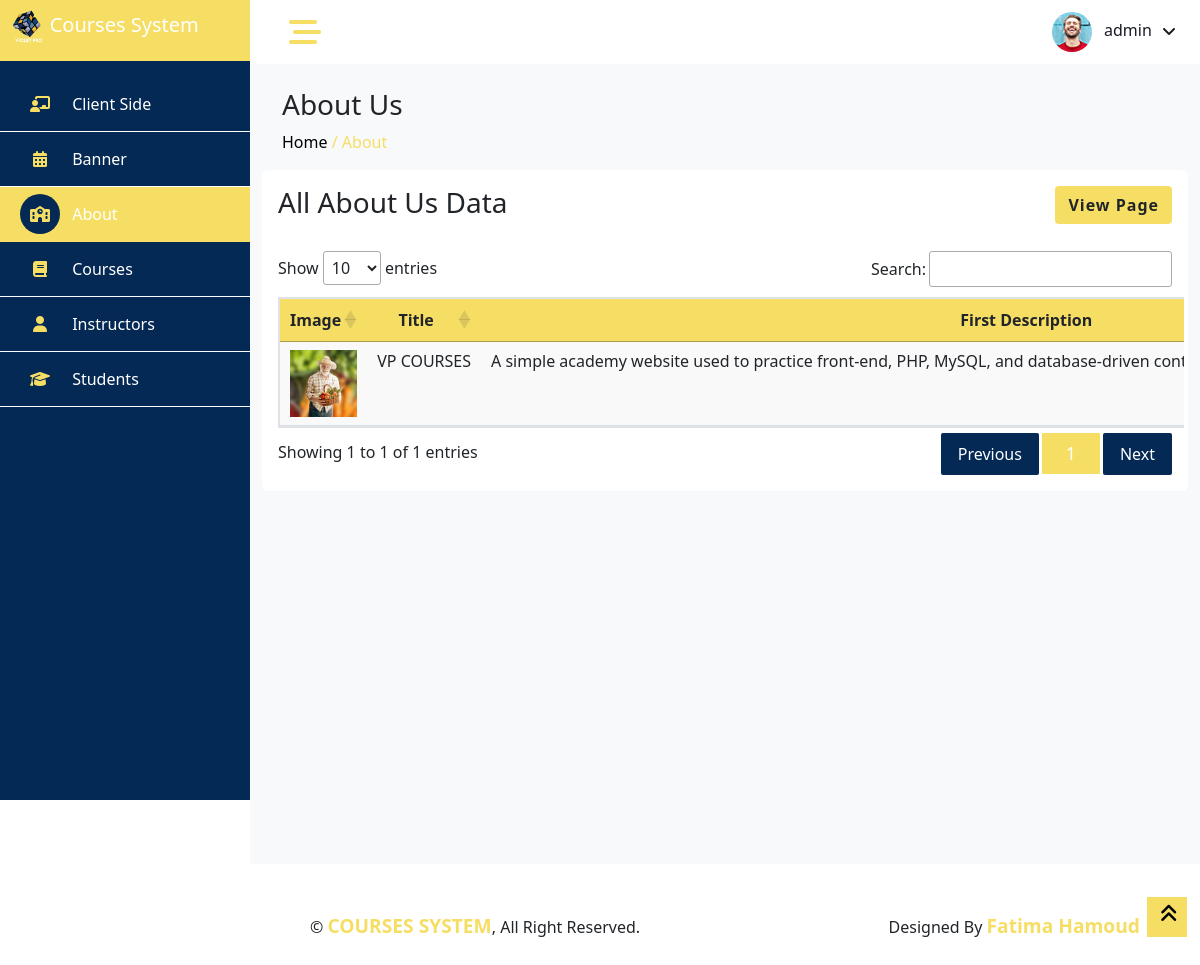
The page /about.php (signed in) on the database its author committed.
### tables this page shows
CREATE TABLE IF NOT EXISTS `about` (
  `id` int UNSIGNED NOT NULL AUTO_INCREMENT,
  `title` varchar(255) NOT NULL,
  `about_img` varchar(255) DEFAULT NULL,
  `description1` varchar(255) NOT NULL,
  `description2` varchar(255) NOT NULL,
  `skills` varchar(255) NOT NULL,
  PRIMARY KEY (`id`)
);

### about.php (the view, shortened to what this page needs)
<?php include('connect.php');
require('common/header.php');
$sql = "SELECT * FROM `about` ";
$result = $conn->query($sql);
$about = $result->fetch_all(MYSQLI_ASSOC);
?>
<body>
    <div class="container-fluid position-relative bg-white d-flex p-0">
        <?php require('common/sidebar.php'); ?>
        <div class="content">
            <?php require('common/navbar.php'); ?>
            <div class="container-fluid pt-4 min-vh-100 bg-light">
                <div class="row ms-2">
                    <h3>About Us</h3>
                    <a href="index.php" style="color: black;">
                        <p>Home
                    </a> <span style="color: #f6de64;"> / <a href="about.php" style="color:#f6de64">
                            About </a></span></p>
                </div>
                <div class="card height-auto border-0">
                    <div class="card-body">
                        <div class="heading-layout1 d-flex">
                            <div class="item-title col">
                                <h3>All About Us Data</h3>
                            </div>
                            <div class="col">
                                <button type="button" class="btn float-end btn-width-sm " style="background-color: #f6de64;color:white; border-radius:4px; letter-spacing:1px;font-weight:bold ">
                                    <a href="vpCourses/index.php" class="text-dark">View Page</a>
                                </button>
                            </div>
                        </div>
                        <div class=" row mt-4">
                            <div class="table-bordered table-responsive table-hover">
                                <table class="table display data-table text-nowrap table-striped" id="dataTable" role="grid">
                                    <thead>
                                        <tr role="row">
                                            <th class="sorting text-center" style="background-color: #f6de64;width:20px">Image</th>
                                            <th class="sorting text-center" style="background-color: #f6de64;">Title</th>
                                            <th class="sorting text-center" style="background-color: #f6de64;">First Description</th>
                                        </tr>
                                    </thead>
                                    <tbody>
                                        <?php foreach ($about as $about) {
                                        ?>
                                            <tr class="text-center">
                                                <td id="image">
                                                    <img src="vpCourses/img/about/<?php echo $about['about_img'] ?>" width="100%" alt="">
                                                </td>
                                                <td id="userNameNameCell"><?php echo $about['title']; ?></td>
                                                <td id="studentNameCell"><?php echo $about['description1']; ?>
                                            </tr>
                                        <?php
                                        } ?>
                                    </tbody>
                                </table>
                            </div>
                        </div>
                    </div>
                </div>
            </div>
            <div class="container-fluid">
                <?php require('common/footer.php'); ?>
            </div>
        </div>
        <a href="#" class="btn btn-lg  btn-lg-square back-to-top  bg-yellow" style="border-radius:0px"><i class="fa fa-angle-double-up" style="color: black;"></i></a>
    </div>
</body>
</html>

### css/style.css (style rules this page uses)
:root { --primary: blue; --light: #F3F6F9; --dark: #191C24; }
.back-to-top { position: fixed; display: none; right: 13px; bottom: 28px; z-index: 99; }
.btn { transition: .5s; }
.btn-lg-square { width: 40px; height: 40px; }
.btn-square, .btn-sm-square, .btn-lg-square { padding: 0; display: inline-flex; align-items: center; justify-content: center; font-weight: normal; border-radius: 0px; }
.content { margin-left: 250px; min-height: 100vh; background: #FFFFFF; transition: 0.5s; }
@media (min-width: 992px) { .content { width: calc(100% - 250px); } }
.bg-yellow { background-color: #f6de64 !important; }

### rows shown on the page
about: about_img (picture), title "VP COURSES", description1 "A simple academy website used to practice front-end, PHP, MySQL, and database-driven…"

### other values the page prints
$_SESSION['userName'] "admin"
